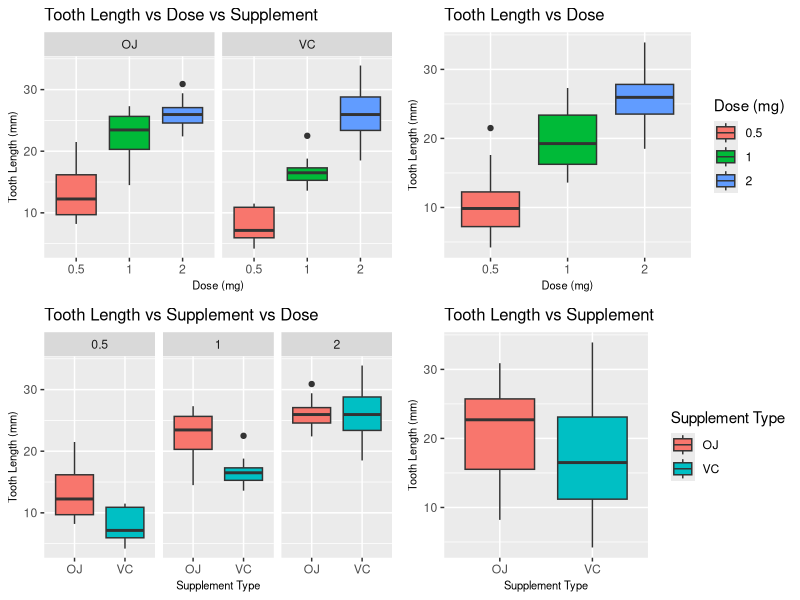

Write R code to recreate this figure.
## ---- chunk 1
library(ggplot2)
library(datasets)
library(gridExtra)

tooth_growth_dt <- ToothGrowth
str(tooth_growth_dt)
summary(tooth_growth_dt)

## ---- chunk 2
tooth_growth_dt <-
    data.frame(
    len = tooth_growth_dt$len,
    supp = tooth_growth_dt$supp,
    dose = as.factor(tooth_growth_dt$dose)
    )
    
    plot1 <-
    ggplot(tooth_growth_dt, aes(x = dose, y = len, fill = dose)) +
    geom_boxplot() +
    facet_grid(. ~ tooth_growth_dt$supp) +
    ggtitle('Tooth Length vs Dose vs Supplement') +
    labs(fill = 'Dose (mg)') +
    xlab('Dose (mg)') +
    ylab('Tooth Length (mm)') +
    theme(legend.position = 'none')  +
    theme(plot.title = element_text(size = 12, hjust = 0)) +
    theme(axis.title = element_text(size = 8))
    
    plot2 <-
    ggplot(tooth_growth_dt, aes(x = dose, y = len, fill = dose)) +
    geom_boxplot() +  ggtitle('Tooth Length vs Dose') +
    labs(fill = 'Dose (mg)') +
    xlab('Dose (mg)') +
    ylab('Tooth Length (mm)') +
    theme(plot.title = element_text(size = 12, hjust = 0)) +
    theme(axis.title = element_text(size = 8))
    
    plot3 <-
    ggplot(tooth_growth_dt, aes(x = supp, y = len, fill = supp)) +
    geom_boxplot() +
    facet_grid(. ~ tooth_growth_dt$dose) +
    ggtitle('Tooth Length vs Supplement vs Dose') +
    labs(fill = 'Supplement Type') + xlab('Supplement Type') +
    ylab('Tooth Length (mm)') +
    theme(legend.position = 'none') +
    theme(plot.title = element_text(size = 12, hjust = 0)) +
    theme(axis.title = element_text(size = 8))
    
    plot4 <-
    ggplot(tooth_growth_dt, aes(x = supp, y = len, fill = supp)) +
    geom_boxplot()  +
    ggtitle('Tooth Length vs Supplement') +
    labs(fill = 'Supplement Type') +
    xlab('Supplement Type') +
    ylab('Tooth Length (mm)') +
    theme(plot.title = element_text(size = 12, hjust = 0)) +
    theme(axis.title = element_text(size = 8))
    
    grid.arrange(plot1, plot2, plot3, plot4, nrow = 2, ncol = 2)

## ---- chunk 3
t.test(len~supp, data = tooth_growth_dt)
## ---- chunk 4
t.test(len~supp, data = subset(tooth_growth_dt, dose ==0.5))
## ---- chunk 5
t.test(len~supp, data = subset(tooth_growth_dt, dose ==1))
## ---- chunk 6
t.test(len~supp, data = subset(tooth_growth_dt, dose ==2.0))
